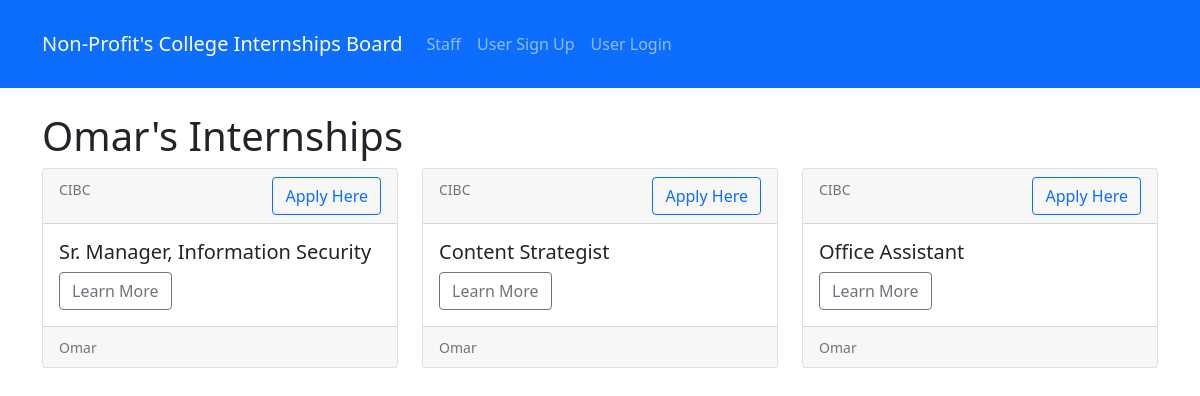
/staff_internships/1, run on an earlier commit of the app's database.
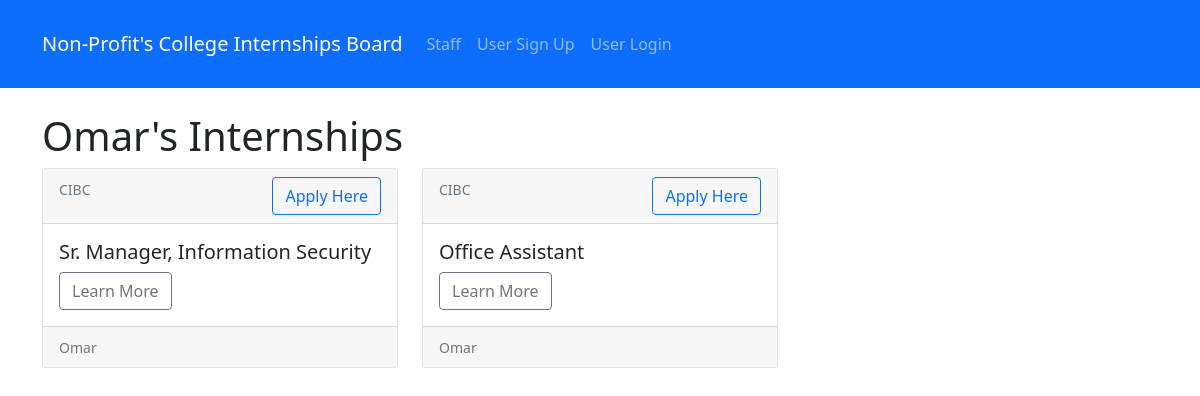
And on a later commit of the database.
### board/models.py (models this page shows, shortened)
class Internship(models.Model):
    position_title = models.CharField(max_length=200)
    date_posted = models.DateField(default=date.today)
    app_link= models.URLField()
    description = models.TextField(blank=True)
    staff = models.ForeignKey(Staff, null=True, on_delete= models.SET_NULL)
    company = models.ForeignKey(Company, null=True, on_delete= models.SET_NULL)

class Company(models.Model):
    name = models.CharField(max_length=200)
    org_partner = models.BooleanField()
    website = models.URLField()
    location = models.CharField(max_length=200, blank=True)
    def __str__(self):
        return self.name

class Staff(models.Model):
    name= models.CharField(max_length=150)
    position = models.CharField(max_length=200)
    email = models.EmailField()
    def __str__(self):
        return self.name

### board/views.py (the view)
# urls.py: path('staff_internships/<staff_id>',views.staff_internships,name='staff-internships'),
def staff_internships(request, staff_id):
    staff = Staff.objects.get(pk=staff_id)
    internships = staff.internship_set.all()
    context ={
        'staff' : staff,
        'internships': internships,
    }
    return render(request, 'board/staff_internships.html',context)

### board/templates/board/staff_internships.html (shortened to what this page needs)
{% extends "board/base.html" %}
{% block content %}
<h1>{{ staff.name }}'s Internships</h1>
<div class="row row-cols-1 row-cols-md-3 g-4">
  {% for internship in internships %}
  <div class="col">
    <div class="card h-100">
      <div class="card-header">
        <small class="text-muted">{{ internship.company }}</small>
        <a href="{{internship.app_link }}" class="btn btn-outline-primary float-end">Apply Here</a>
      </div>
      <div class="card-body">
        <h5 class="card-title">{{ internship.position_title }}</h5>
        <a href="{% url 'show-internship' internship.id %}" class="btn btn-outline-secondary ">Learn More</a>
      </div>
      <div class="card-footer">
        <small class="text-muted">{{ internship.staff }}</small>
      </div>
    </div>
  </div>
  {% endfor %}
</div>
{% endblock content %}

What changed in the data, as far as the page shows it:
no longer on this page (row edited): Internship: company "CIBC", position_title "Content Strategist", staff "Omar"
